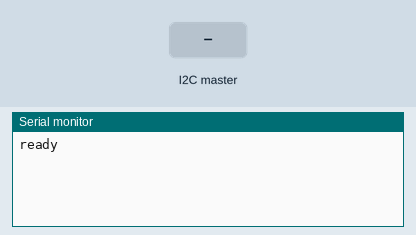
Recording of a sketch running on a simulated Arduino Uno, built with avr-gcc and run on an emulated ATmega328P. Shown: the last lines printed to the serial monitor. The test bench sets the inputs (shaded band).

Above: at 1.2 s.
1.3 s: the I2C master sends the byte 1
At 2.1 s:
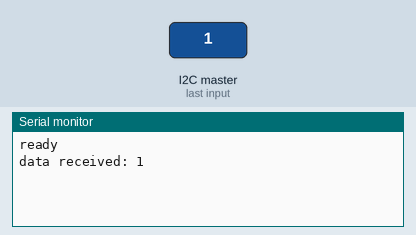
2.8 s: the I2C master sends the byte 0
At 3.2 s:
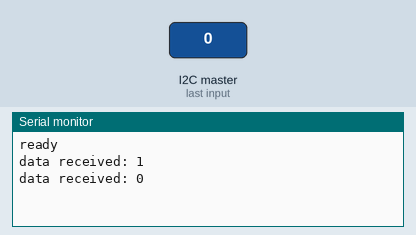

Measured:
- after the input at 1.3 s, the serial monitor: prints a new line at once (image 1)
- after the input at 2.8 s, the serial monitor: prints a new line at once (image 2)

The sketch:

raspiTeensyI2C_test.ino
```cpp
#include <Wire.h>

#define SLAVE_ADDRESS 0x04
int number = 0;
int state = 0;


void setup() {
  //pinMode(13, OUTPUT);
  Serial.begin(9600); // start serial for output
  // initialize i2c as slave
  Wire.begin(SLAVE_ADDRESS);

  // define callbacks for i2c communication
  Wire.onReceive(receiveData);
  Wire.onRequest(sendData);

  Serial.println("ready");
}


void loop() {
  delay(100);
}


// callback for received data
void receiveData(int byteCount) {

  while (Wire.available()) {
    number = Wire.read();
    Serial.print("data received: ");
    Serial.println(number);

//    if (number == 1) {
//      if (state == 0) {
//        digitalWrite(13, HIGH); // set the LED on
//        state = 1;
//      } else {
//        digitalWrite(13, LOW); // set the LED off
//        state = 0;
//      }
//    }
  }
}


// callback for sending data
void sendData() {
  number++;
  Wire.write(number);
}
```
